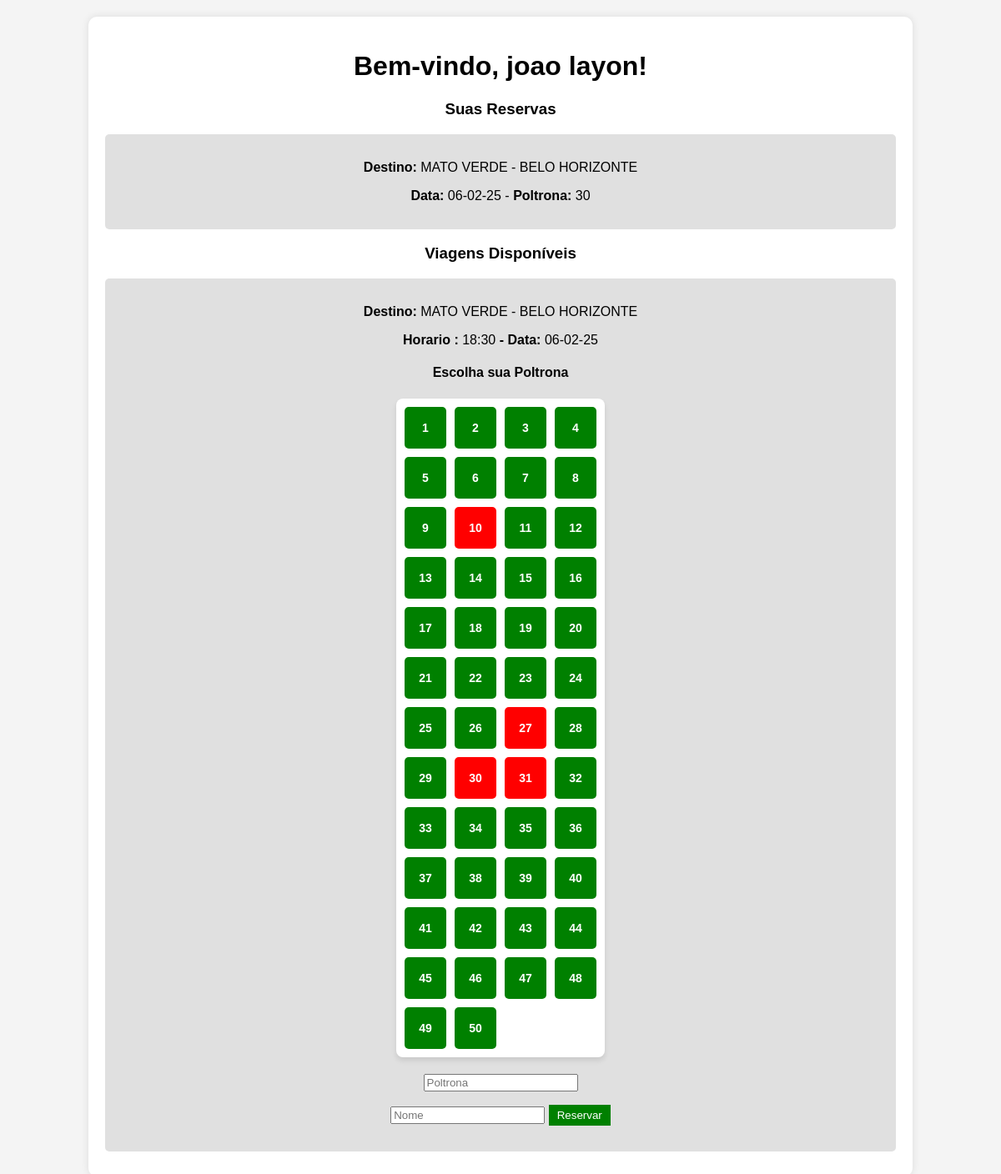
/user (signed in), run on the app's committed database.
### tables this page shows
CREATE TABLE usuarios (
                        id INTEGER PRIMARY KEY AUTOINCREMENT,
                        nome TEXT,
                        email TEXT UNIQUE,
                        senha TEXT,
                        tipo TEXT DEFAULT 'user',
                        idade INTEGER,
                        cidade TEXT);

CREATE TABLE reservas (
                        id INTEGER PRIMARY KEY AUTOINCREMENT,
                        usuario_id INTEGER,
                        viagem_id INTEGER,
                        poltrona INTEGER,
                        status TEXT,
                        nome TEXT,
                        FOREIGN KEY(usuario_id) REFERENCES usuarios(id),
                        FOREIGN KEY(viagem_id) REFERENCES viagens(id));

CREATE TABLE viagens (
                        id INTEGER PRIMARY KEY AUTOINCREMENT,
                        origem TEXT,
                        destino TEXT,
                        data TEXT,
                        horario TEXT,
                        onibus TEXT);

### app.py (the view)
@app.route('/user')
def user():
    if 'usuario_id' in session:
        usuario_id = session['usuario_id']
        con = conectar_bd()
        cur = con.cursor()
        cur.execute("SELECT nome FROM usuarios WHERE id = ?", (usuario_id,))
        usuario = cur.fetchone()
        con.close()
        nome_usuario = usuario[0] if usuario else "Usuário"
        con = conectar_bd()
        cur = con.cursor()
        cur.execute("SELECT * FROM viagens")
        viagens = cur.fetchall()
        cur.execute("SELECT r.id, viagens.origem, viagens.destino, viagens.data, r.poltrona FROM reservas r JOIN viagens ON r.viagem_id = viagens.id WHERE r.usuario_id = ?", (usuario_id,))
        reservas = cur.fetchall()
        poltronas_ocupadas = {}
        for viagem in viagens:
            cur.execute("SELECT poltrona FROM reservas WHERE viagem_id = ? AND status = 'Confirmado'", (viagem[0],))
            ocupadas = cur.fetchall()
            poltronas_ocupadas[viagem[0]] = [row[0] for row in ocupadas]
        con.close()
        print(viagens)
        return render_template('user.html', viagens=viagens, reservas=reservas, poltronas_ocupadas=poltronas_ocupadas, nome_usuario=nome_usuario)
    return redirect(url_for('login'))

### app.py (called while the page is built)
def conectar_bd():
    return sqlite3.connect('banco.db', check_same_thread=False)

### templates/user.html (shortened to what this page needs)
<!DOCTYPE html>
<html lang="pt-br">
<head>
</head>
<body>
    <div class="container">
        <h1>Bem-vindo, {{ nome_usuario }}!</h1>
        <h3>Suas Reservas</h3>
        <div class="info">
            {% if reservas %}
                {% for reserva in reservas %}
                    <div class="viagem">
                        <p><strong>Destino:</strong> {{ reserva[2] }}</p>
                        <p><strong>Data:</strong> {{ reserva[3] }} - <strong>Poltrona:</strong> {{ reserva[4] }}</p>
                    </div>
                {% endfor %}
            {% else %}
                <p>Você ainda não possui reservas.</p>
            {% endif %}
        </div>
        <h3>Viagens Disponíveis</h3>
        {% if viagens %}
            {% for viagem in viagens %}
                <div class="viagem">
                    <p><strong>Destino:</strong> {{ viagem[2] }}</p>
                    <p> <strong>Horario :</strong> {{ viagem[4] }}<strong> - Data:</strong> {{ viagem[3] }}</p>
                    <h4>Escolha sua Poltrona</h4>
                    <div class="poltronas">
                        {% for i in range(1, 51) %}
                            <div class="poltrona {% if i in poltronas_ocupadas[viagem[0]] %}ocupada{% endif %}"
                                 onclick="selecionarPoltrona(this, 'poltrona_{{ viagem[0] }}')">
                                {{ i }}
                            </div>
                        {% endfor %}
                    </div>
                    <form method="POST" action="/reservar">
                        <input type="number" id="poltrona_{{ viagem[0] }}" name="poltrona" placeholder="Poltrona" required readonly>
			<p><input type="text" id="nome" name="nome" placeholder="Nome" required>
                        <button type="submit" class="btn">Reservar</button>
                    </form>
                </div>
            {% endfor %}
        {% else %}
            <p>Nenhuma viagem disponível no momento.</p>
        {% endif %}
    </div>
</body>
</html>

### templates/user.html (style rules this page uses)
body { font-family: Arial, sans-serif; background-color: #f4f4f4; text-align: center; }
.container { width: 80%; margin: 20px auto; background: white; padding: 20px; border-radius: 10px; box-shadow: 0px 0px 10px rgba(0, 0, 0, 0.1); }
.viagem { background: #e0e0e0; padding: 15px; margin: 10px 0; border-radius: 5px; }
.poltronas { display: grid; grid-template-columns: repeat(4, auto); gap: 10px; justify-content: center; margin: 20px auto; padding: 10px; width: fit-content; background: #fff; border-radius: 8px; box-shadow: 0px 4px 6px rgba(0, 0, 0, 0.1); }
.poltrona { width: 50px; height: 50px; background-color: green; color: white; border-radius: 5px; display: flex; align-items: center; justify-content: center; font-size: 14px; font-weight: bold; cursor: pointer; }
.poltrona.ocupada { background-color: red; cursor: not-allowed; }
.btn { background-color: green; color: white; border: none; padding: 5px 10px; cursor: pointer; }

### data on the page
usuarios: nome "joao layon"
reservas: destino "MATO VERDE - BELO HORIZONTE", data "06-02-25", poltrona "30"
viagens: destino "MATO VERDE - BELO HORIZONTE", horario "18:30", data "06-02-25", i "1" "2" "3" "4" "5" "6" "7" "8" "9" "10" "11" "12" "13" "14" "15" "16" "17" "18" "19" "20" "21" "22" "23" "24" "25" "26" "27" "28" "29" "30" "31" "32" "33" "34" "35" "36" "37" "38" "39" "40" "41" "42" "43" "44" "45" "46" "47" "48" "49" "50"
